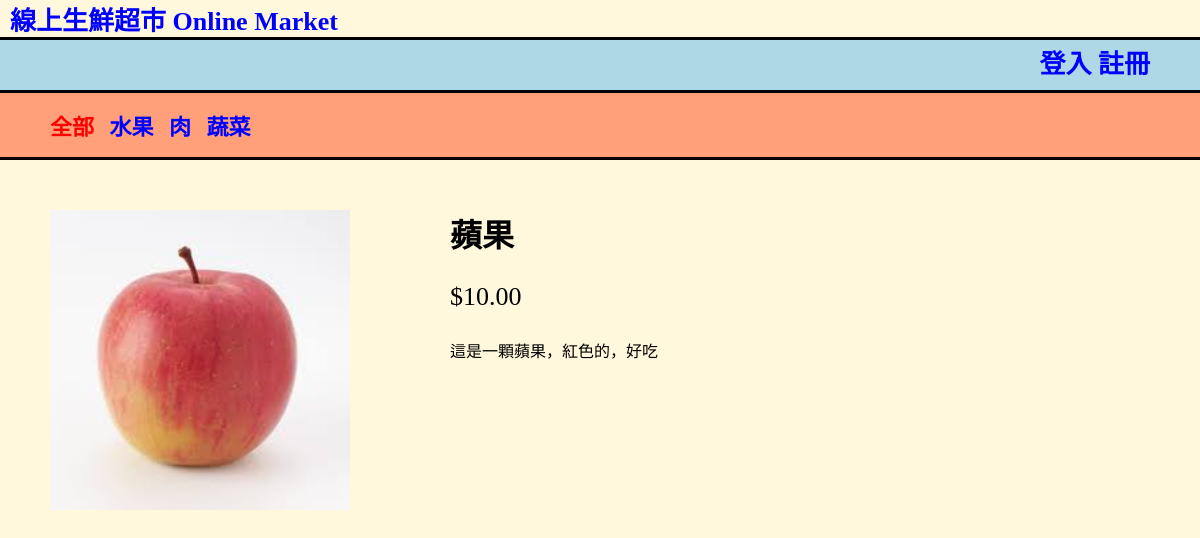
The page /1/apple/ on the database its author committed.
### shop/models.py (models this page shows, shortened)
class Category(models.Model):
    name = models.CharField(max_length=200, db_index=True)
    slug = models.SlugField(max_length=200, db_index=True, unique=True)
    class Meta:
        ordering = ('name',)
        verbose_name = 'category'
        verbose_name_plural = 'categories'
    def get_absolute_url(self):
        return reverse('shop:product_list_by_category',
                       args=[self.slug])

class Product(models.Model):
    category = models.ForeignKey(Category, related_name='products')
    name = models.CharField(max_length=200, db_index=True)
    slug = models.SlugField(max_length=200, db_index=True)
    image = models.ImageField(upload_to='products/%Y/%m/%d', blank=True)
    description = models.TextField(blank=True)
    price = models.DecimalField(max_digits=10, decimal_places=2)
    stock = models.PositiveIntegerField()
    available = models.BooleanField(default=True)
    created = models.DateTimeField(auto_now_add=True)
    updated = models.DateTimeField(auto_now=True)
    class Meta:
        ordering = ('name',)
        index_together = (('id', 'slug'),)

### shop/views.py (the view)
def product_detail(request, id, slug):
    category = None
    categories = Category.objects.all()
    products = Product.objects.filter(available=True)
    product = get_object_or_404(Product, id=id, slug=slug, available=True)
    return render(request, 'shop/product/detail.html', {'category': category,
                                                        'categories': categories, 'product': product})

### shop/templates/shop/product/detail.html (shortened to what this page needs)
{% extends "shop/base.html" %}
{% load staticfiles %}
{% block content %}
    <div id="sidebar">
        <ul>
            <li class="selected">
                <a href="{% url "shop:product_list" %}" style="color: red;margin-left: 10px;">全部</a>
                {% for c in categories %}
                    <a href="{{ c.get_absolute_url }}" style="margin-left: 10px;"> {{ c.name }}</a>
                {% endfor %}
            </li>
        </ul>
    </div>
    <div class="product-detail">
        <img src="{% if product.image %}{{ product.image.url }}{% else %}
                  {% static "images/no_image.png" %}{% endif %}" style="margin-left:50px;margin-right: 100px;
                  float: left;width: 300px;height: 300px;">
        <h1>{{ product.name }}</h1>
        <p class="price">${{ product.price }}</p>
            {{ product.description|linebreaks }}
    </div>
{% endblock %}

### shop/static/css/base.css (style rules this page uses)
body { background-color: cornsilk; margin: 0 auto; padding: 0 auto; }
a { position:relative; text-decoration:none; color: blue; }
ul, li { position:relative; }
#sidebar { background-color: lightsalmon; width: 100%; border-bottom-style:solid; border-top-style: solid; margin-bottom: 50px; }
.selected { font-size: 22px; font-weight: bold; list-style-type: none; }
.price { font-size: 26px; }

### rows shown on the page
Category: name "水果"
Category: name "肉"
Category: name "蔬菜"
Product: image (picture), name "蘋果", price "10.00", description "這是一顆蘋果，紅色的，好吃"
